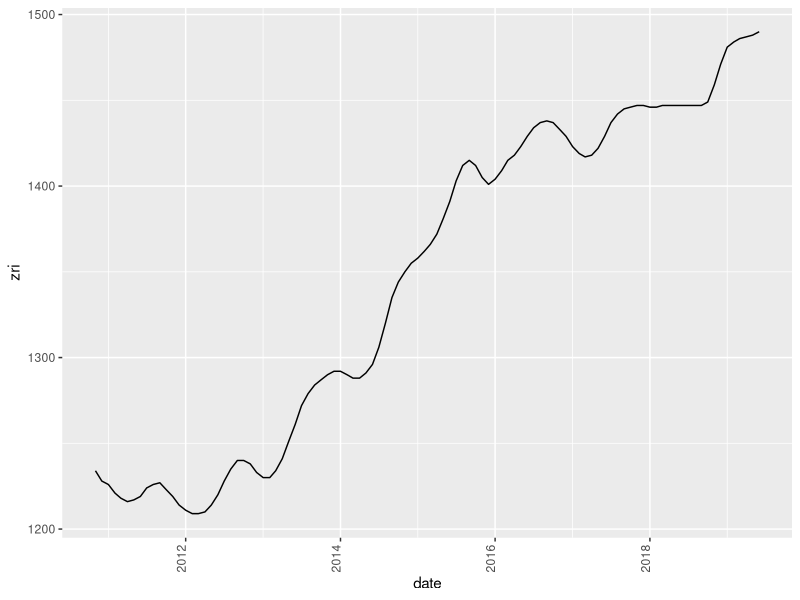
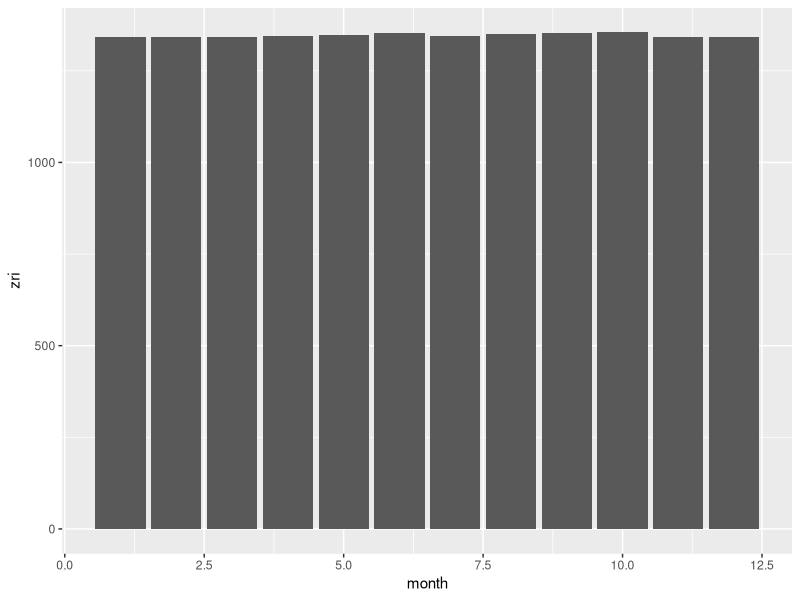
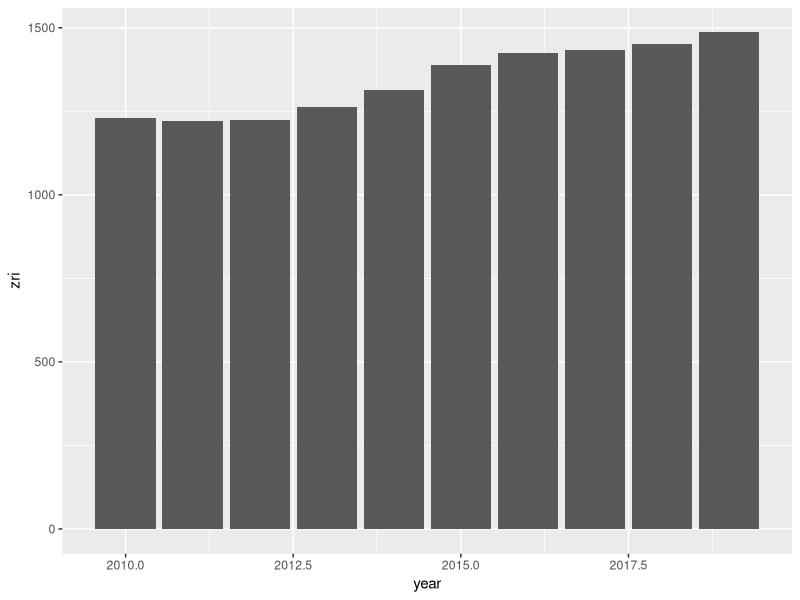
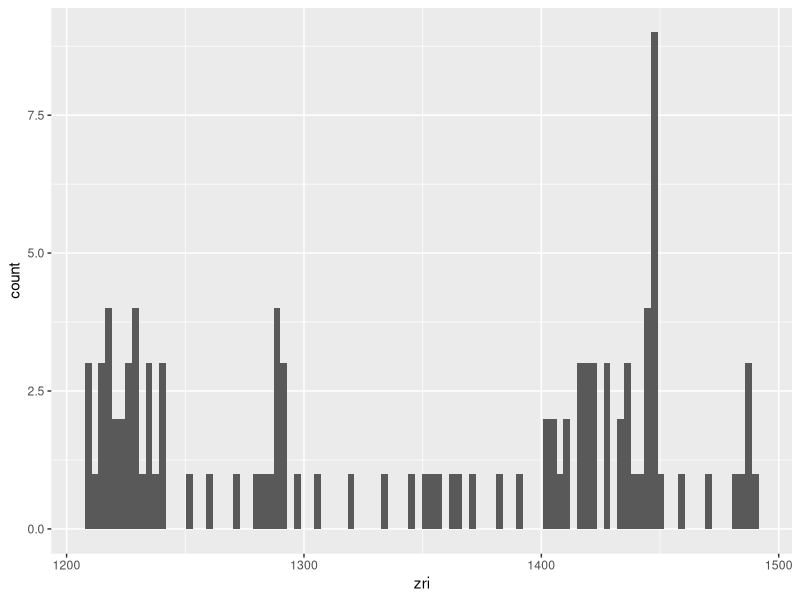

Source code (R) for these figures, in order:
## ---- chunk 1
knitr::opts_chunk$set(echo = TRUE)
library(tidyverse)
## ---- chunk 2
zri_sfr <- readxl::read_excel(here::here("data", "prepped", "zri_sfr_state.xlsx"))
## ---- chunk 3
summary(zri_sfr)
## ---- chunk 4
tail(zri_sfr)
## ---- chunk 5
zri_sfr_tx <- zri_sfr %>% 
  subset(RegionName == "texas")
tail(zri_sfr_tx)
## ---- chunk 6
summary(zri_sfr_tx)
## ---- chunk 7
ggplot(zri_sfr_tx, aes(date, zri)) +
  geom_line() +
  theme(axis.text.x = element_text(angle = 90, 
                                   hjust = 0, 
                                   vjust = 0))
## ---- chunk 8
ggplot(zri_sfr_tx, aes(month, zri)) +
  geom_bar(stat = "summary", fun.y = "mean")
## ---- chunk 9
ggplot(zri_sfr_tx, aes(year, zri)) +
  geom_bar(stat = "summary", fun.y = "mean")
## ---- chunk 10
ggplot(zri_sfr_tx, aes(zri)) +
  geom_histogram(bins = 100)
